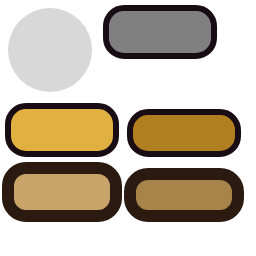
#> input picture client/tests/fixtures/ui_kit/kit.webp, 256 x 256 px
$ python compare.py out.png ../../client/tests/fixtures/ui_kit/kit.webp
#> lines starting #> are read from the running program, lines starting #| are printed output that depends on the picture
#!/usr/bin/env python3
"""Side-by-side judging sheet (§21.10's two tests): stills in a row, each also
shown at phone size and as a grayscale thumbnail beneath.

    python3 tools/art/compare.py out.png a.png b.png [c.png ...] [--h 360] [--thumb 72]
        [--crop x,y,w,h] [--labels "design,ours"]

`--crop` cuts the same box out of every input first (pixels of the input).
"""
import argparse

from PIL import Image, ImageDraw, ImageOps


def main() -> None:
    ap = argparse.ArgumentParser()
    ap.add_argument("out")
    ap.add_argument("inputs", nargs="+")
    ap.add_argument("--h", type=int, default=360, help="height of the full-size row")
    ap.add_argument("--thumb", type=int, default=72, help="height of the grayscale thumbnail")
    ap.add_argument("--crop", default="")
    ap.add_argument("--labels", default="")
    ap.add_argument("--bg", default="#241A38")
    a = ap.parse_args()
    labels = a.labels.split(",") if a.labels else []
    tiles = []
    for p in a.inputs:
        im = Image.open(p).convert("RGBA")
#> im is the input picture: PIL image 256x256 RGBA; mean R, G, B, A 73.6, 61.9, 44, 135.4
        if a.crop:
            x, y, w, h = (int(v) for v in a.crop.split(","))
            im = im.crop((x, y, x + w, y + h))
        bg = Image.new("RGBA", im.size, a.bg)
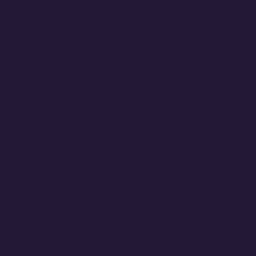
#> bg: PIL image 256x256 RGBA; mean R, G, B, A 36, 26, 56, 255
        im = Image.alpha_composite(bg, im).convert("RGB")
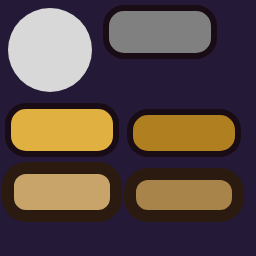
#> im: PIL image 256x256 RGB; mean R, G, B 89.8, 73.5, 69.7
        big = im.resize((max(1, round(im.width * a.h / im.height)), a.h), Image.LANCZOS)
        th = ImageOps.grayscale(im.resize((max(1, round(im.width * a.thumb / im.height)), a.thumb), Image.LANCZOS))
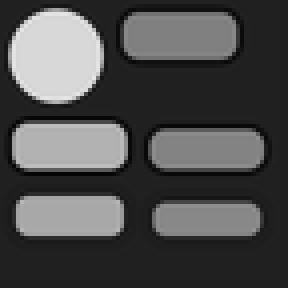
#> th: PIL image 72x72 L (shown 4 times larger); min 5, max 230, mean 77.8
        tiles.append((big, th.convert("RGB")))
    gap = 8
    width = sum(t[0].width for t in tiles) + gap * (len(tiles) + 1)
#> width = 376
    height = a.h + a.thumb + gap * 3 + (18 if labels else 0)
    sheet = Image.new("RGB", (width, height), a.bg)
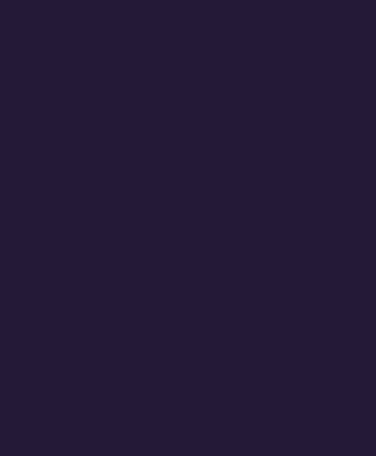
#> sheet: PIL image 376x456 RGB; mean R, G, B 36, 26, 56
    d = ImageDraw.Draw(sheet)
    x = gap
    for i, (big, th) in enumerate(tiles):
        y = gap
        if labels:
            d.text((x, y), labels[i] if i < len(labels) else "", fill="#F2E8D8")
            y += 18
        sheet.paste(big, (x, y))
        sheet.paste(th, (x, y + a.h + gap))
        x += big.width + gap
#> this loop made 1 pass
#> (y, x) on pass 1: (8, 376)
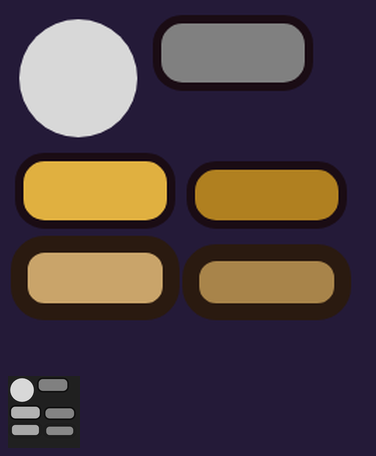
#> sheet: PIL image 376x456 RGB; mean R, G, B 77.9, 63.5, 67
#> after the loop, x = 376
    sheet.save(a.out, optimize=True)


if __name__ == "__main__":
    main()
